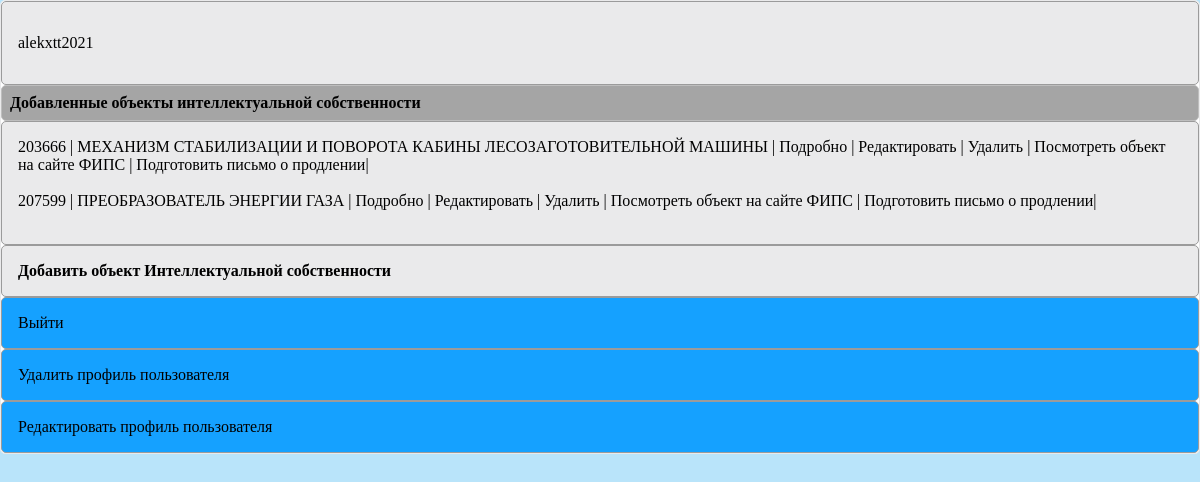
/profile/ (signed in), run on the app's committed database.
### user/models.py (models this page shows, shortened)
class Profile(models.Model):
    user = models.OneToOneField(User, on_delete=models.CASCADE,
                                null=True, blank=True)
    name = models.CharField(verbose_name='Имя пользователя',
                            max_length=300,
                            blank=True,
                            help_text='Укажите имя пользователя')
    username = models.CharField(max_length=200, blank=True, null=True)
    email = models.EmailField(max_length=500, blank=True, null=True)
    description = models.TextField('Описание к профилю',
                                   max_length=300,
                                   blank=True,
                                   help_text='Укажите описание')
    id = models.UUIDField(default=uuid.uuid4, unique=True,
                          primary_key=True, editable=False)
    class Meta:
        ordering = ['name']

### ipitem/models.py (models this page shows, shortened)
class IpItem(models.Model):
    UTILITY_MODEL = 'PM'
    INVENTION = 'IZ'
    DESIGN = 'PO'
    ITEMS_FOR_CHOICE = [
        (UTILITY_MODEL, 'полезная модель'),
        (INVENTION, 'изобретение'),
        (DESIGN, 'промышленный образец'),
    ]
    owner = models.ForeignKey(Profile, null=True, blank=True, on_delete=models.CASCADE)
    number = models.CharField(verbose_name='Номер объекта ИС',
                              max_length=15,
                              help_text='Укажите номер объекта ИС')
    title = models.CharField(verbose_name='Название объекта ИС',
                             max_length=200,
                             blank=True,
                             help_text='Напишите название объекта ИС')
    type_of_item = models.CharField(verbose_name='Тип объекта ИС',
                                    max_length=2,
                                    choices=ITEMS_FOR_CHOICE,
                                    default=UTILITY_MODEL)
    initial_date = models.DateField('Дата начала действия',
                                    default=datetime.date.today,
                                    blank=True,
                                    help_text='Укажите дату')
    description = models.TextField('Опишите объект ИС',
                                   max_length=300,
                                   blank=True,
                                   help_text='Описание объекта ИС')
    signatory = models.CharField(verbose_name='Подписант',
                                 default='',
                                 max_length=15,
                                 help_text='В формате ФИО или Директор ООО "Рога и копыта" ФИО')
    id = models.UUIDField(default=uuid.uuid4,
                          unique=True,
                          primary_key=True,
                          editable=False)
    class Meta:
        ordering = ['number']

### user/views.py (the view)
# urls.py: path('profile/', views.profile, name='profile'),
@login_required(login_url='profile:login')
def profile(request):
    template = 'profile_page.html'
    profile = request.user.profile
    ipitems = profile.ipitem_set.all()
    context = {
        'profile': profile,
        'ipitems': ipitems,
    }
    return render(request, template, context)

### user/templates/profile_page.html (shortened to what this page needs)
{% extends 'main.html' %}
{% block content %}
<main>
<section id="screen--wrapper">
<div id="index-wrapper">
    <p>{{ profile.name }}</p>
</div>
<div id="form-wrapper-2"><b>Добавленные объекты интеллектуальной собственности</b></div>
<div id="index-wrapper">
    {% for item in ipitems %}
    {{item.number}} | {{item.title}} | <a href='{% url "ipitem:ip_info" item.id %}' target="_blank">Подробно</a> |
     <a href='{% url "ipitem:edit_ip"  item.id %}' target="_blank">Редактировать</a> |
     <a href='{% url "ipitem:delete_ip_confirmation" item.id %}' target="_blank">Удалить</a> |
     <a href='{% url "ipitem:item_check_on_fips" item.id %}' target="_blank">Посмотреть объект на сайте ФИПС</a> |
     <a href='{% url "ipitem:item_prepare_letter" item.id %}' target="_blank">Подготовить письмо о продлении</a>|
    <br><br>
    {% endfor %}
</div>
<div id="index-wrapper">
    <b><a href='{% url "ipitem:new_ip" %}' target="_blank">Добавить объект Интеллектуальной собственности</a></b>
</div>
<div id="form-wrapper-bottom">
    <a href='{% url "profile:logout" %}'>Выйти</a>
</div>
<div id="form-wrapper-bottom">
    <a href='{% url "profile:profile_delete" profile.id %}'>Удалить профиль пользователя</a>
</div>
<div id="form-wrapper-bottom">
    <a href='{% url "profile:profile_edit" %}'>Редактировать профиль пользователя</a>
</div>
</section>
</main>
{% endblock content %}

### templates/main.html (shortened to what this page needs)
<!DOCTYPE html>
{% load static %}
<html>
<head>
    <link rel="stylesheet" href="" />
    <link rel="stylesheet" href="" />
    <link rel="stylesheet" href="" />
    <link rel="stylesheet" href="{% static 'styles/main.css' %}" />
</head>
<body>
    {% block content %}
    {% endblock content %}
</body>
</html>

### templates/navbar.html (shortened to what this page needs)
{% load static %}

### static/styles/main.css (style rules this page uses)
body { background-color: #b9e4fa; margin: 0; }
a:link { color: #000; text-decoration: none; }
p { color: #000; }
#screen--wrapper { max-width: 1200px; margin:0 auto; border: 1px solid #eaeaeb; background-color: #fff; border-radius: 5px; }
#form-wrapper-2 { max-width: 1200px; margin:0 auto; border: 1px solid #bebebe; background-color: #a5a5a5; border-radius: 5px; padding: 0.5em; }
#index-wrapper { max-width: 1200px; margin:0 auto; border: 1px solid #9b9b9b; background-color: #eaeaeb; border-radius: 5px; padding: 1em; }
#form-wrapper-bottom { max-width: 1200px; margin:0 auto; border: 1px solid #9b9b9b; background-color: #15a1ff; border-radius: 5px; padding: 1em; }

### data on the page
Profile: name "alekxtt2021"
IpItem: number "203666", title "МЕХАНИЗМ СТАБИЛИЗАЦИИ И ПОВОРОТА КАБИНЫ ЛЕСОЗАГОТОВИТЕЛЬНОЙ МАШИНЫ"
IpItem: number "207599", title "ПРЕОБРАЗОВАТЕЛЬ ЭНЕРГИИ ГАЗА"
